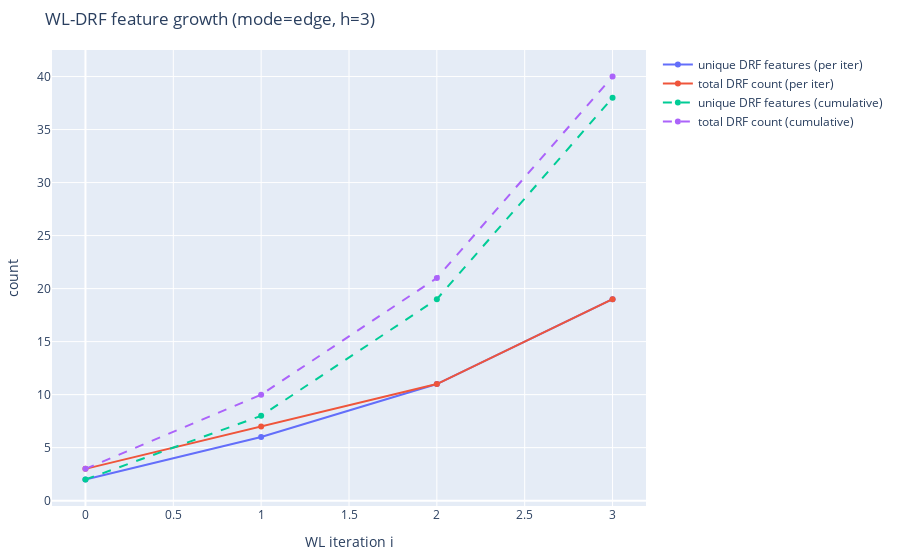

Source (notebook cell):
### Markdown cell above
The WL-DRF feature growth shows that successive WL iterations introduce additional structural information. No saturation is observed up to h=3, indicating that deeper neighborhood information contributes meaningfully to the reaction representation.
Das Diagramm zeigt, dass WL die DRF-Repräsentation schrittweise anreichert
und bis Iteration 3 noch keine Sättigung erreicht ist.

### Code cell
fig = plot_wl_drf_feature_growth_from_rsmi(rsmi, h=3, mode="edge", show_cumulative=True)
fig.show()

### Figure 1 — Plotly figure (JSON) as saved in the notebook; plotly's stock layout.template omitted (floating-point values rounded to 4 significant figures)
{"data": [{"mode": "lines+markers", "name": "unique DRF features (per iter)", "type": "scatter", "x": [0, 1, 2, 3], "y": [2, 6, 11, 19]}, {"mode": "lines+markers", "name": "total DRF count (per iter)", "type": "scatter", "x": [0, 1, 2, 3], "y": [3, 7, 11, 19]}, {"line": {"dash": "dash"}, "mode": "lines+markers", "name": "unique DRF features (cumulative)", "type": "scatter", "x": [0, 1, 2, 3], "y": [2, 8, 19, 38]}, {"line": {"dash": "dash"}, "mode": "lines+markers", "name": "total DRF count (cumulative)", "type": "scatter", "x": [0, 1, 2, 3], "y": [3, 10, 21, 40]}], "layout": {"margin": {"b": 30, "l": 30, "r": 30, "t": 50}, "showlegend": true, "title": {"text": "WL-DRF feature growth (mode=edge, h=3)"}, "xaxis": {"title": {"text": "WL iteration i"}}, "yaxis": {"title": {"text": "count"}}}}
